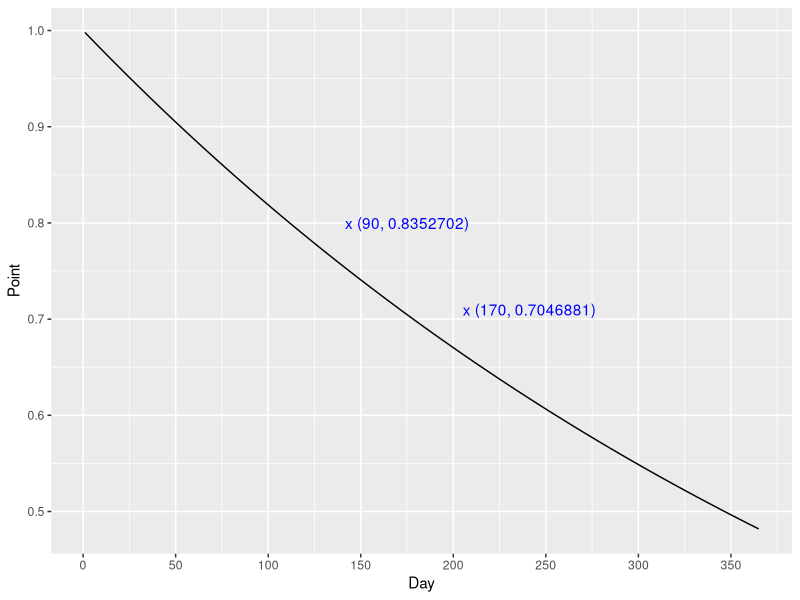

Reproduce this figure in R.
days <- seq_along(1:365)
points <- list()

for (i in days) {
  points[[i]] <- exp(-i/500)
}

x <- unlist(points)
df <- cbind.data.frame(x, days)

df <- data.frame(df)

colnames(df) <- c("Point","Day")

library(ggplot2)
library(magrittr)

df %>%
  ggplot() +
  geom_line(aes(x=Day, y=Point), stat="identity") +
  scale_x_continuous(breaks=seq(0,365,50)) +
  annotate("text", x = 241, y = 0.71, label = "x (170, 0.7046881)", color="blue") +
  annotate("text", x = 175, y = 0.8, label = "x (90, 0.8352702)", color="blue") +
  xlab('Day') +
  ylab('Point')
